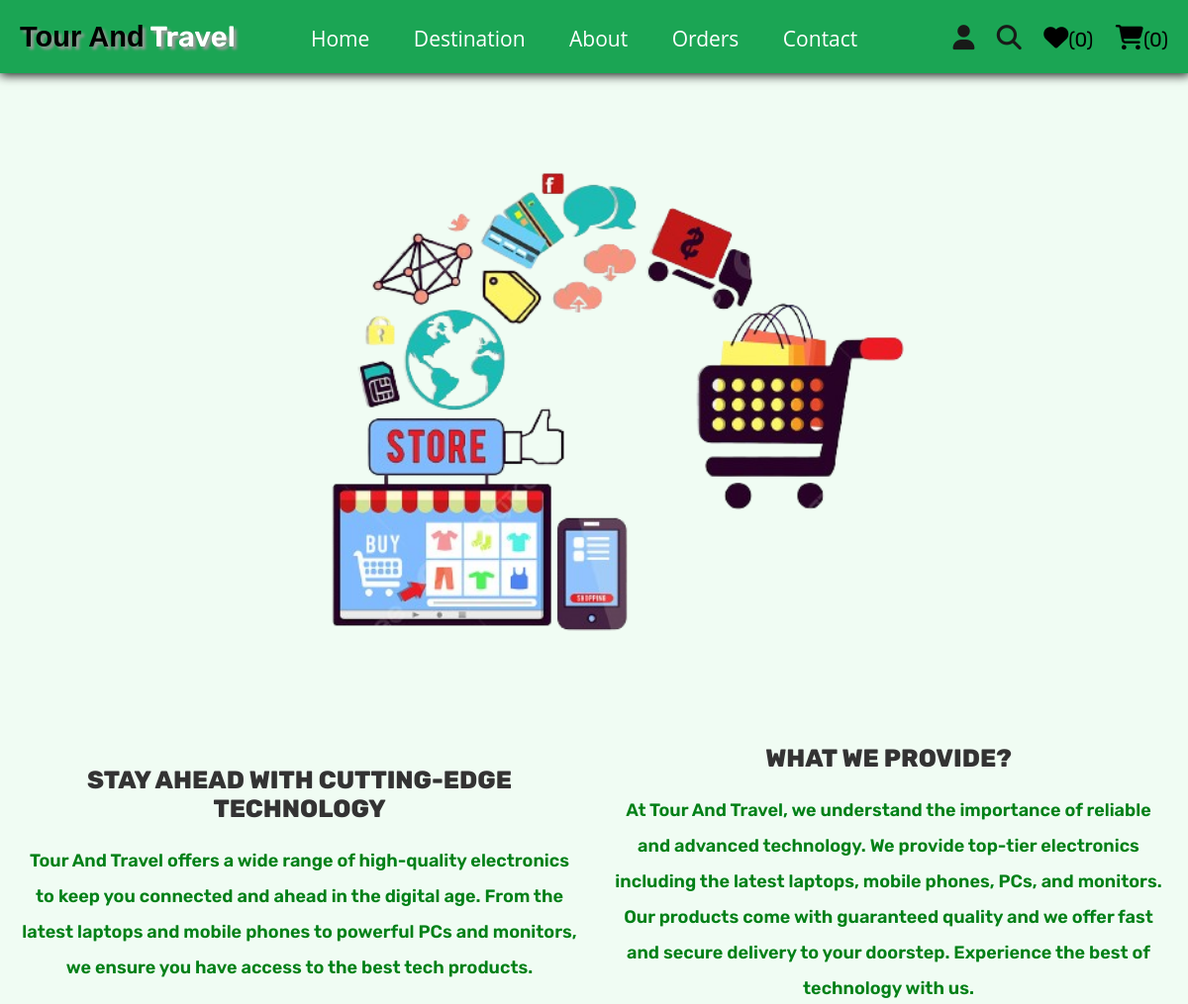
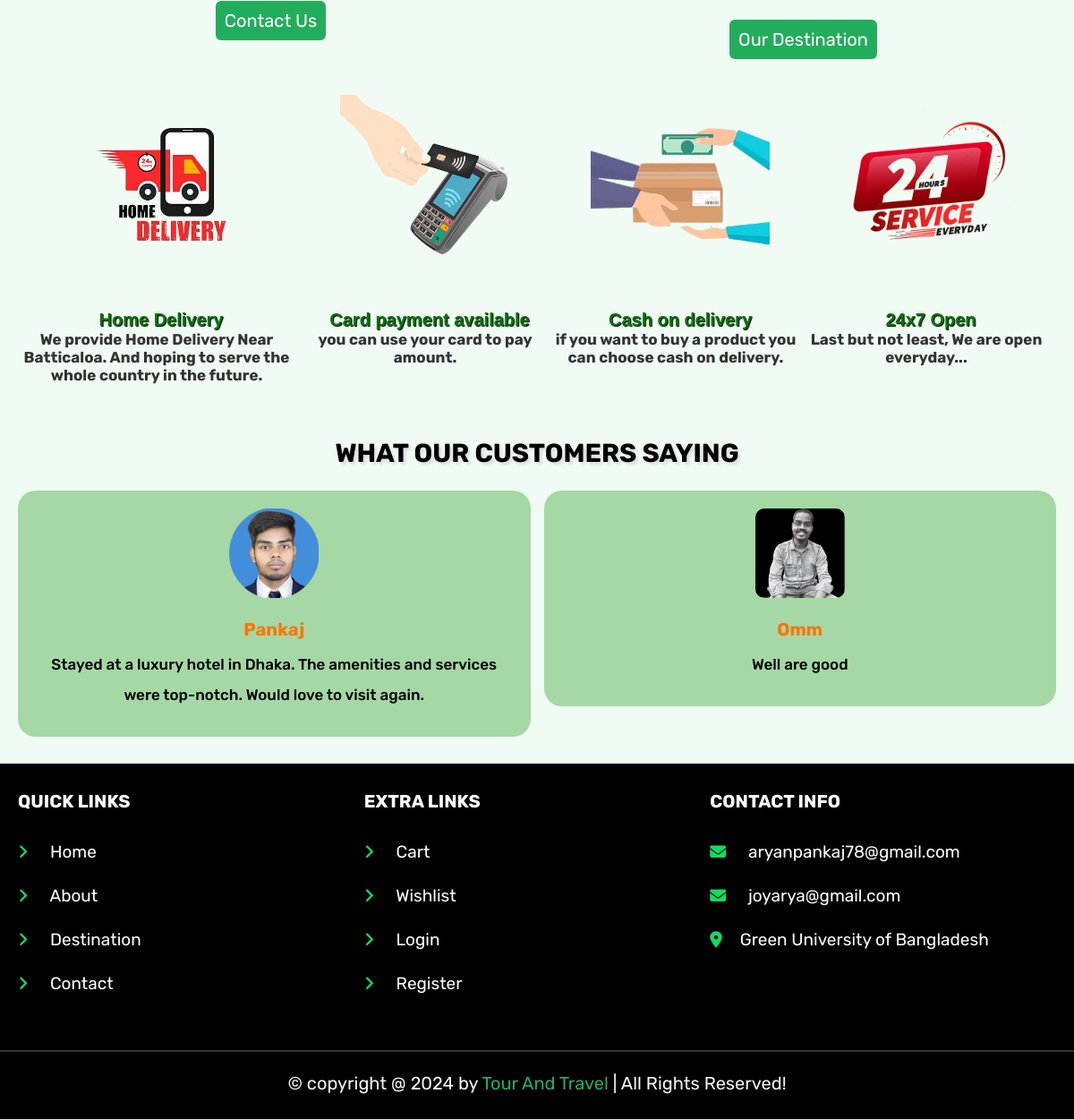
The app's page /about.php (signed in) with its own data (2 pictures, top to bottom).
### tables this page shows
CREATE TABLE `review` (
  `id` int(100) NOT NULL,
  `name` varchar(100) NOT NULL,
  `reviews` varchar(300) NOT NULL,
  `userid` int(11) NOT NULL
);

CREATE TABLE `users` (
  `id` int(100) NOT NULL,
  `name` varchar(100) NOT NULL,
  `email` varchar(100) NOT NULL,
  `password` varchar(100) NOT NULL,
  `user_type` varchar(20) NOT NULL DEFAULT 'user',
  `image` varchar(100) NOT NULL
);

### about.php (the view, shortened to what this page needs)
<?php
@include 'config.php';
?>
<!DOCTYPE html>
<html lang="en">
<head>
   <link rel="stylesheet" href="https://cdnjs.cloudflare.com/ajax/libs/font-awesome/6.1.1/css/all.min.css">
   <link rel="stylesheet" href="css/homestyle.css">
</head>
<body>
   <?php include 'header.php'; ?>
   <section class="about">
      <img src="images/about.png" alt="">
      <div class="row">
         <div class="box">
            <h3>Stay Ahead with Cutting-edge Technology</h3>
            <p>Tour And Travel offers a wide range of high-quality electronics to keep you connected and ahead in the digital age. From the latest laptops and mobile phones to powerful PCs and monitors, we ensure you have access to the best tech products.</p>
            <a href="contact.php" class="btn">contact us</a>
         </div>
         <div class="box">
            <h3>What We Provide?</h3>
            <p>At Tour And Travel, we understand the importance of reliable and advanced technology. We provide top-tier electronics including the latest laptops, mobile phones, PCs, and monitors. Our products come with guaranteed quality and we offer fast and secure delivery to your doorstep. Experience the best of technology with us.</p>
            <a href="Destination.php" class="btn">our Destination</a>
         </div>
      </div>
      <div class="about-infor">
         <div class="services">
            <img src="images/home_delivary.png" alt="">
            <p>Home Delivery</p>
            <h2>We provide Home Delivery Near Batticaloa. And hoping to serve the whole country in the future.</h2>
         </div>
         <div class="services">
            <img src="images/card_pay.png" alt="">
            <p>Card payment available</p>
            <h2>you can use your card to pay amount.</h2>
         </div>
         <div class="services">
            <img src="images/cash on delivery.png" alt="">
            <p>Cash on delivery</p>
            <h2>if you want to buy a product you can choose cash on delivery.</h2>
         </div>
         <div class="services">
            <img src="images/24hour.png" alt="">
            <p> 24x7 Open</p>
            <h2>Last but not least, We are open everyday...</h2>
         </div>
      </div>
   </section>
   <section class="reviews">
      <h1 class="title">What our customers saying</h1>
      <div class="box-container">
         <?php
         $reviewque = "SELECT `review`.`name` AS `username`, `review`.`reviews` AS `reveiws`, `review`.`userid`, `users`.`image` AS `userpic`FROM `review`, `users`WHERE `review`.`userid` = `users`.`id`;";
         $reviewres = $conn->query($reviewque);
         while ($reviws = $reviewres->fetch(PDO::FETCH_ASSOC)) {
         ?>
            <div class="box">
               <img src="uploaded_img/<?php echo $reviws['userpic']; ?>">
               <h3><?php echo $reviws['username']; ?></h3>
               <p><?php echo $reviws['reveiws']; ?></p>
            </div>
         <?php } ?>
      </div>
   </section>
   <?php include 'footer.php'; ?>
</body>
</html>

### css/homestyle.css (style rules this page uses)
.about img { display: block; margin-left: auto; margin-right: auto; width: 55%; }
.about .about-infor { display: flex; justify-content: space-between; }
.about .about-infor img { width: 280px; height: 280px; padding: 40px; }
.about .about-infor .services { flex-direction: column; text-align: center; }
.about .about-infor .services p { font-size: 20px; font-family: "Gill Sans", "Gill Sans MT", Calibri, "Trebuchet MS", sans-serif; font-weight: 800; color: #0a740a; text-shadow: 1px 1px 1px black; }
.about .about-infor .services h2 { padding-right: 10px; font-size: 17px; }
.about .row { display: flex; flex-wrap: wrap; gap: 3rem; align-items: center; }
.about .row .box { flex: 1 1 40rem; text-align: center; }
.about .row .box h3 { padding: 1rem 0; font-size: 2.5rem; text-transform: uppercase; color: var(--black); font-weight: 800; }
.about .row .box p { line-height: 2; font-size: 1.8rem; color: rgb(2, 128, 23); padding: 1rem 0; font-weight: 600; }
.about .row .box .btn { display: inline-block; width: auto; }
.reviews .box-container { display: grid; grid-template-columns: repeat(auto-fit, minmax(27rem, 1fr)); gap: 1.5rem; justify-content: center; align-items: flex-start; }
.reviews .box-container .box { padding: 2rem; text-align: center; background-color: #a5d8a5; box-shadow: 2px 2px 2px 2px solid rgb(2, 68, 2); border-radius: 2rem; }
.reviews .box-container .box img { height: 10rem; width: 10rem; border-radius: 10%; margin-bottom: 1rem; object-fit: cover; }
.reviews .box-container .box p { padding: 1rem 0; font-size: 1.7rem; color: black; line-height: 2; font-weight: 500; }
.reviews .box-container .box h3 { margin-top: 1rem; color: rgb(250, 117, 8); font-size: 2rem; }

### css/components.css (style rules this page uses)
:root { --green: rgb(38, 173, 95); --orange: #f39c12; --red: #e74c3c; --black: #333; --light-color: #666; --white: #fff; --light-bg: #f6f6f6; --border: 0.2rem solid var(--black); --box-shadow: 0 0.5rem 1rem rgba(0, 0, 0, 0.1); --text-decoration: none; }
* { font-family: "Rubik", sans-serif; margin: 0; padding: 0; box-sizing: border-box; outline: none; border: none; text-decoration: none; color: var(--black); }
body { background-color: rgb(240, 252, 243); }
html { font-size: 62.5%; overflow-x: hidden; scroll-behavior: smooth; scroll-padding-top: 6.5rem; }
section { padding: 3rem 2rem; max-width: 1200px; margin: 0 auto; }
.btn, .delete-btn, .option-btn { display: block; margin-top: 1rem; border-radius: 0.6rem; color: var(--white); font-size: 2rem; padding: 10px; text-transform: capitalize; cursor: pointer; text-align: center; }
.btn { background-color: #22ad5c; }
.title { text-align: center; margin-bottom: 2.5rem; text-transform: uppercase; color:rgb(0, 0, 0); font-size: 2.9rem; text-shadow: 3px 3px 3px #dde0dd; }

### records on screen
review: userid.image (picture), name "Pankaj", reviews "Stayed at a luxury hotel in Dhaka. The amenities and services were top-notch. Would love to visit again."
review: userid.image (picture), name "Omm", reviews "Well are good"

### other values on screen
$count_wishlist_items->rowCount() "0"
$count_cart_items->rowCount() "0"
